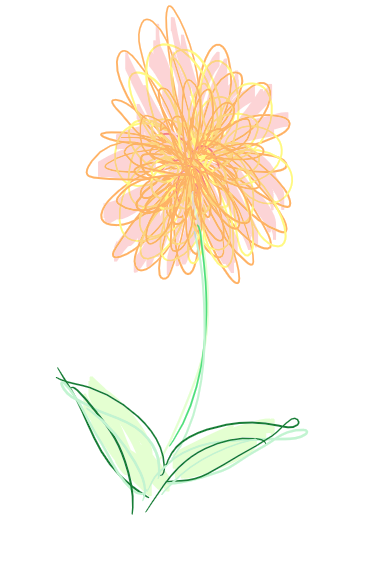
#> input picture image.png, 392 x 568 px
$ jupyter execute fourier.ipynb   (shell and % lines are left out)
#> lines starting #> are read from the running program, lines starting #| are printed output that depends on the picture
# Reference for the Discrete Fourier Transform

$\tilde{X}$ subscript is $k$, $\tilde{x}$ subscript is $n$.

Forward transform:

$$X_k = \sum_{n = 0}^{N-1} x_n \cdot e^{-i\frac{2 \pi}{N} \cdot n \cdot k}$$

Inverse transform:

$$x_k = \frac{1}{N} \sum_{n = 0}^{N-1} X_n \cdot e^{+i\frac{2 \pi}{N} \cdot n \cdot k}$$

# Constituent waves: Reconstructing $\tilde{x}$

Before we can get to 'what is the point?' for the Fourier Transform we
have to hang in there with the nuts and bolts to understand
the Stanford lecture idea that Fourier machinery has two parts:
Analysis and Synthesis. Reconstructing $\tilde{x}$ is about the Synthesis.

The claim is that $\tilde{x}$ can be understood as the sum of
constituent *sine* and constituent
*cosine* waves.
The calculation below demonstrates that this is so.

***Aside 1:*** Notice that we have this identity from our trig days, taking $x$
to be a variable and $\alpha$ to be some constant:

$$\sin(x + \alpha) = \sin x \cdot \cos \alpha + \cos x \cdot \sin \alpha = A \cdot \sin x  + B \cdot \cos x$$.

This can be interpreted 'in retrograde' to mean:
Adding a sine and a cosine together --
weighted properly with $A$ and $B$ -- is equivalent to a single
sine wave shifted by a phase, parameter $\alpha$.

***Aside 2:*** A 'set of constituent waves' is analogous to the linear algebra
concept of basis vectors. A sine wave with some period corresponds
to $\hat{i}$ and a different one, say a shorter-period sine wave,
corresponds to $\hat{j}$.
In applied math: Often $\tilde{x}$ will have dozens or hundreds or thousands of values,
a very large number of dimensions compared to what we are accustomed to with 2-D linear
algebra.

Ok back to business: Reconstructing $\tilde{x}$
from constituent sine and cosine waves.

The height of each of these waves is moderated by a coefficient:
A multiplier to set its amplitude. For example $3 \cdot \sin x$
has an amplitude of 3.
Each constituent wave has its own coefficient. These coefficients
are what is contained in the vector $\tilde{X}$,
the Fourier Transform of $\tilde{x}$.

- $\tilde{X}$ is the *forward* Fourier Transform (FT) of some vector of real numbers $\tilde{x}$.
- $\tilde{x}$ can be reconstructed by applying the *inverse* FT to $\tilde{X}$.
- The *inverse* differs from the *forward* by a leading $\frac{1}{N}$ and by
a $+$ sign in the complex exponential; which makes the imaginative sine
function positive rather than negative. (Very mysterious!)
- For each $x_n$ the reconstruction calculation is $\frac{1}{N}$ times a sum over a $k$ index.
    - This $k$ takes values $0, 1, 2, \dots, N-1$.
    - The argument of the sum is $X_k$ multiplied by $w_{k, n}$.
        - Let's digress for a moment: Here $w$ is
a complex exponential; and as it has two indices it
can be represented as a square $N \times N$ matrix;
a linear transform in the grand scheme of $\tilde{x} = w \tilde{X}$.
    - $w_{k, n} = \cos(\alpha) + i \sin(\alpha)$ where $\alpha = \frac{2 \pi k n}{N}$.
    - As $w_{k, n}$ is a complex number, the calculation is a sum
over $N$ products of two complex numbers $X_k$ and $w_{k, n}$.

So let's take a moment to restate the premise here for the sake of familiarity.

- For any index $n$ the value of the $\tilde{x}$ component $x_n$ is
$1/N$ times a sum of $N$ products
- Let us look more closely to break this *product* down in terms of knowns
    - Picture the graph of the $N$ values of $\tilde{x}$.
        - Each point $x_i$ is a sum of $N$ complex products

The goal of the code is to graph the constituent sine and cosine waves

- Each wave has a characteristic period
- Each wave has a characteristic amplitude
- There are $2 \times N$ such waves: $N$ sines and $N$ cosines
- Their sum is advertised as being equal to $\tilde{x}$.

Skeleton code: The code below is some working Python mixed with
some English. Convert the English to Python and see how it goes.
It presumes there is a forward Discrete Fourier Transform function
**`DFT(x)`** that returns five arguments: **`Xr, Xi, Xd, Xa, N`**.

```
fig, axs = plt.subplots(3, figsize=(10,12))

# Let's design x to be a square wave for starters

nquarter = 20
x = [-.5]*nquarter
x = x + [0.5]*nquarter*2
x = x + [-.5]*nquarter
x.append(-.5)                   # life is simpler if our vector x has odd length

Xr, Xi, Xd, Xa, N = DFT(x)

nWavesToPlot = 3          # start by showing the first 3 sine and cosine waves

sum_wave = [0.]*N         # sum_wave is just what it sounds like... will it look like x?

for k in range(nWavesToPlot):
    initialize two empty lists: to be the next waves
    for n in range(N):
        append a value to list 1     # real part only; ignore the imaginative for now
        append a value to list 2     # real part only; ditto
    plot list 1 on axs[0]
    plot list 2 on axs[1]
    add these waves to sum_wave; here is one way to do this:
    sum_wave = [sum(c) for c in zip(sum_wave, [sum(c) for c in zip(coswave, sinwave)])]

plot sum_wave on axs[2]

fig.show()
```

Later: Verify the reconstructed $\tilde{x}$ has Zeros in its imaginative part.

[cell 1]
from matplotlib import pyplot as plt
from math import pi, sin, cos, sqrt, atan2
from random import randint, random
from numpy import arange
import numpy as np
import matplotlib.image as mpimg
from numpy.fft import fft2, ifft2
from numpy import abs as magnitude

fig,axs=plt.subplots(1,2, figsize=(12, 4))

x = [1, 2, 3, 5, 2, 4, -2, -1]

x = [randint(0,10)-5 for i in range(100)]

x, segment = [], 50

low = -1.
high = 1.
for i in range(segment): x.append(low)
for i in range(2*segment): x.append(high)
for i in range(segment): x.append(low)
x.append(low)   # making N odd results in a cleaner FT

x_rep = x + x + x + x + x + x

axs[0].plot(x)
axs[1].plot(x_rep)
fig.show()

[cell 2]
# should really take xr, xi arguments dontcha know
def ForwardDFT(x):
    N = len(x)
    Xr, Xi, Xd, Xa = [], [], [], []
    for k in range(N):
        Xreal, Ximag = 0., 0.
        for n in range(N):
            arg = (2*pi/N)*k*n
            Xreal += cos(arg)*x[n]
            Ximag -= sin(arg)*x[n]
        Xr.append(Xreal)
        Xi.append(Ximag)
        Xd.append(sqrt(Xreal*Xreal + Ximag*Ximag))
        phase = atan2(Ximag, Xreal)
        if phase > pi:  phase -= 2*pi
        if phase < -pi: phase += 2*pi
        Xa.append(phase)
    return Xr, Xi, Xd, Xa, N

# not tested yet... probably ok
# [18 lines left out: function InverseDFT, not called in this run]

[cell 3]
# this version sums + and - frequency elements together
def PSD(Xr, Xi):
    '''Power Spectral Density'''
    N = len(Xr)
    if not len(Xi) == N: print("uh oh in PSD")
    ps = [Xr[0]**2 + Xi[0]**2]
    for i in range(1, (N+1)//2):
        conj_ix = N - i
        ps.append(Xr[i]**2 + Xi[i]**2 + Xr[conj_ix]**2 + Xi[conj_ix]**2)
    if not N % 2: ps.append(Xr[N//2]**2 + Xi[N//2]**2)
    return ps

[cell 4]
# stack overflow example
from __future__ import division
data = np.random.rand(301) - 0.5
ps = np.abs(np.fft.fft(data))**2
time_step = 1 / 30
freqs = np.fft.fftfreq(data.size, time_step)
idx = np.argsort(freqs)
plt.plot(freqs[idx], ps[idx])

[cell 5]
fig,axs=plt.subplots(5,1,figsize=(10, 20))

Xr, Xi, Xd, Xa, N = ForwardDFT(x)

pc, pcx, refl, reflx = [], [], [], []

for i in range((N-1)//2):

    # both negative and positive sweep directions
    pc.append(Xa[(i+1)])
    pc.append(Xa[N-(i+1)])

    # corresponding indices (become x-coordinates)
    pcx.append(i+1)
    pcx.append(N-(i+1))

    # reflect: uses only the negative sweeps
    #   Each sweep Xn has a phase angle
    #   We predict the corresponding opposite sweep has the negative of this phase
    #   These are called to conjugate phase (predicts the
    refl.append(-Xa[(i+1)])
    reflx.append(N-i-1)

axs[0].scatter(pcx, pc, s=4, marker=',', color='r')
axs[0].scatter(reflx, refl, s=90, facecolors='none', edgecolors='b')
axs[0].plot([0, N-1], [0, 0], color='k')

axs[1].plot(Xd)
axs[2].plot(Xa)
axs[3].plot(Xr)
axs[4].plot(Xi)

axs[0].set(ylabel = 'phase angle',
           title='FT phase (red) compare to predicted conjugate phase (blue circles)')
axs[1].set(ylabel = 'Xk distance', title='X = FT(x) distance')
axs[2].set(ylabel = 'Xk angle',    title='X = FT(x) angle', ylim=(-pi, pi))
axs[3].set(ylabel = 'X real part', title='X real')
axs[4].set(ylabel = 'X imag part', title='X imag')

plt.show()
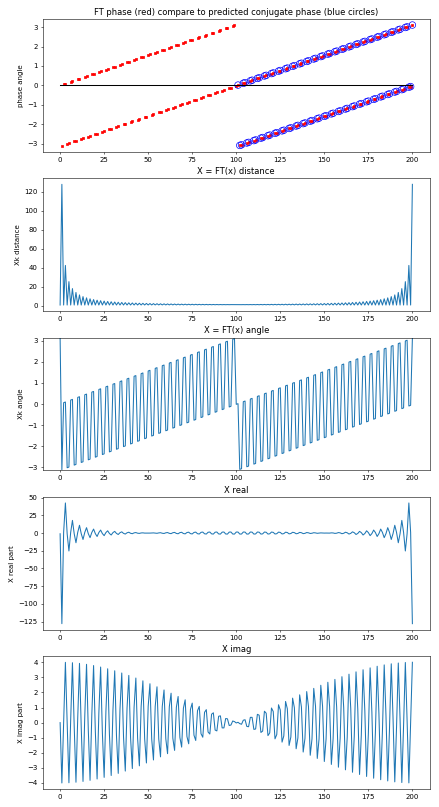
#> figure drawn by matplotlib, 5 panels; panel 2: curve peaks at x = 200, y = 128; panel 3: curve peaks at x = 0, y = 3.14; panel 4: curve peaks at x = 3, y = 42.47; panel 5: curve peaks at x = 200, y = 4

# axs[2][1].plot([-3,-2,-1,0,1],[10,-3,27,-12,5], color='red', marker='v', ms=9)
# axs[2][2].plot([6,5.1,3.9,3.1,1.8,1.2,0.1,-1,-6, -3, -4], color='black', linewidth=4)

## Reconstruct $\tilde{x}$: What is the calculation?

For the real sum of sine and cosine waves we have $N$ values of $X$. Fix the index as $k$.

A particular $n$ corresponds to a point along the x-axis of the sine/cosine wave. Or more
properly the *n-axis*.

For a given $k$ and a given $n$ we are interested in

$$Re \left( \frac{1}{N} \left( (X_{r} + i X_{i})_k \cdot (\cos{\frac{2 \pi n k}{N}} + i sin{\frac{2 \pi n k}{N}}) \right) \right)$$

[cell 6]
fig,axs=plt.subplots(3, figsize=(10, 12))
nWaveforms = 12
nCopies = 3
sumwave = [0.]*N*nCopies
for k in range(nWaveforms):
    Xkr, Xki, coswave, sinwave = Xr[k], Xi[k], [], []
    for n in range(N*nCopies):
        coswave.append((1/N)*Xkr*(cos(2*pi*n*k/N)))
        sinwave.append((1/N)*Xki*(-sin(2*pi*n*k/N)))
    axs[0].plot(coswave, color='r')
    axs[1].plot(sinwave, color='b')
    sumwave = [sum(c) for c in zip(sumwave, [sum(c) for c in zip(coswave, sinwave)])]
axs[2].plot(sumwave, color='k')
fig.show()

# Reconstruct the imaginative part of $\tilde{x}$

What about the $i$ part? The rainbows have spoken; pure imaginative:
$i \cdot \frac{1}{N}(X_r \cdot sin{\frac{2 \pi n k}{N}} + X_i \cdot \cos{\frac{2 \pi n k}{N}})$

[cell 7]
fig,axs=plt.subplots(3, figsize=(10, 12))
nWaveformPairs = 2
waveform_indices = [0]
for i in range(nWaveformPairs):
    waveform_indices.append(i + 1)
    waveform_indices.append(N-1-i)

print("N = ", N)
print("Using these k: ", waveform_indices)

sumwave = [0.]*N
for k in waveform_indices:
    Xkr, Xki, coswave, sinwave = Xr[k], Xi[k], [], []
    for n in range(N):
        sinwave.append((1/N)*Xkr*sin(2*pi*n*k/N))
        coswave.append((1/N)*Xki*cos(2*pi*n*k/N))
    axs[0].plot(coswave, color='r')
    axs[1].plot(sinwave, color='b')
    sumwave = [sum(c) for c in zip(sumwave, [sum(c) for c in zip(coswave, sinwave)])]
axs[2].plot(sumwave, color='k')
axs[2].set(ylim=(-0.0001,0.0001))
fig.show()
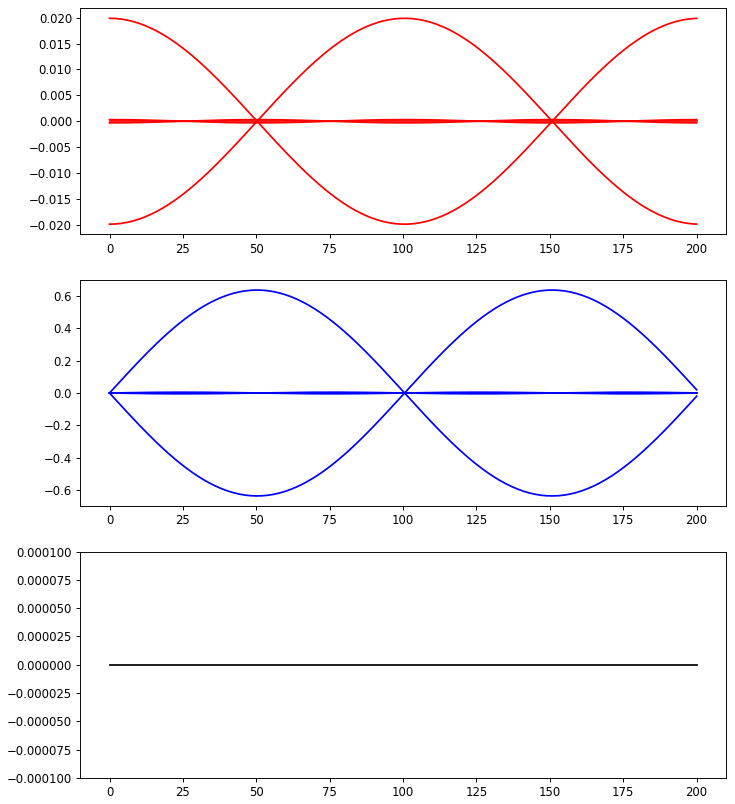
#> figure drawn by matplotlib, 3 panels; panel 1: curve peaks at x = 100, y = 0.0199; panel 1: curve peaks at x = 0, y = 0.0199; panel 2: curve peaks at x = 151, y = 0.636; panel 2: curve peaks at x = 50, y = 0.636

This is supposed to be zero for all $n$ since $\tilde{x}$ is real and this is the reconstructed imaginative part of $\tilde{x}$.

[cell 8]
# task: describe the three functions in this cell

# FourierPlot taks a real vector x; produces a series of plots
#   - x
#   - power spectrum ( FT (x) )
#   - pairs of charts for list nWaveforms = [3, 10, etc up to N]
#       - red cosine waves, blue sine waves
#       - composition from 0, 1, ..., nWaveforms[w]-1
#
# Issue: The reconstruction order is biased in going low - high - low(opposite) order

def FourierPlot(x, nCopies, nWaveforms = [10]):
    nWaveY = (max(x) + min(x))/2
    Xr, Xi, Xd, Xa, N = ForwardDFT(x)                            # from real x > DFT(x)
    nCharts = 1 + 1 + 2*len(nWaveforms)
    fig,axs=plt.subplots(nCharts, figsize=(8, 3*nCharts))
    axs[0].plot(x)
    axs[1].plot(PSD(Xr, Xi))
    for w in range(len(nWaveforms)):
        sumwave = [0.]*N*nCopies
        for k in range(nWaveforms[w]):
            Xkr, Xki, coswave, sinwave = Xr[k], Xi[k], [], []
            for n in range(N*nCopies):
                coswave.append((1/N)*Xkr*(cos(2*pi*n*k/N)))
                sinwave.append((1/N)*Xki*(-sin(2*pi*n*k/N)))
            axs[2 + 2*w].plot(coswave, color='r')
            axs[2 + 2*w].plot(sinwave, color='b')
            sumwave = [sum(c) for c in zip(sumwave, [sum(c) for c in zip(coswave, sinwave)])]
        axs[2 + 2*w + 1].plot(sumwave, color='k')
        axs[2 + 2*w + 1].text(0, nWaveY, str(nWaveforms[w]))
    fig.show()

def Sinewave(n, omega, phi): return [sin(omega*i+phi) for i in range(n)]

def Noise(x, a, b): return([a*random() + b + x[i] for i in range(len(x))])

[cell 9]
x, segment = [], 20

low = -.5
high = .5
for i in range(segment): x.append(low)
for i in range(2*segment): x.append(high)
for i in range(segment): x.append(low)
x.append(low)
nCopies = 5
nWaveforms = [3, 81]                           # 6, 10, 30, 60, 61, 80,
FourierPlot(x, nCopies, nWaveforms)
#> in FourierPlot, `fig.show()`:
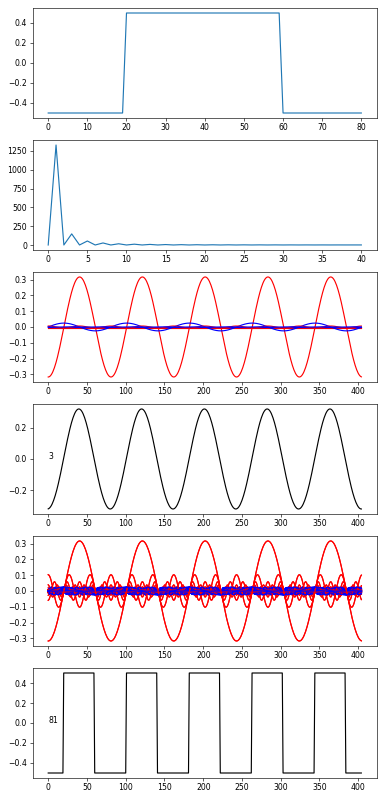
#> figure drawn by matplotlib, 6 panels; panel 1: curve peaks at x = 20, y = 0.5; panel 2: curve peaks at x = 1, y = 1329.7; panel 3: curve peaks at x = 122, y = 0.317; panel 4: curve peaks at x = 120, y = 0.318

[cell 10]
nPts = 201
x = Sinewave(nPts, .1, .47)
nCopies = 2
nWaveforms = [nPts]                           # 6, 10, 30, 60, 61, 80,
FourierPlot(x, nCopies, nWaveforms)
#> call 2 of FourierPlot, with nCopies = 2
#> in FourierPlot (call 2), `fig.show()`:
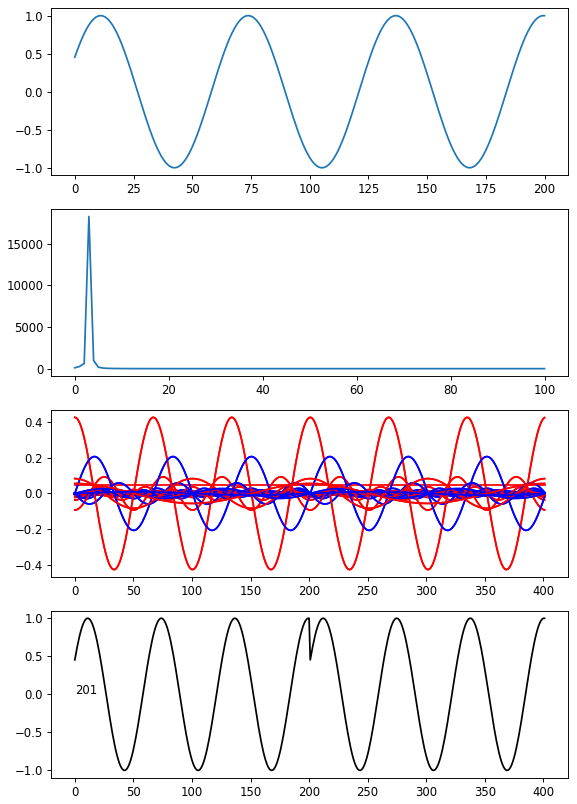
#> figure drawn by matplotlib, 4 panels; panel 1: curve peaks at x = 11, y = 1; panel 2: curve peaks at x = 3, y = 18285.4; panel 3: curve peaks at x = 0, y = 0.056; panel 4: curve peaks at x = 11, y = 1

[cell 11]
# task: Suppose your friend Caprice claims that the Fourier Transform is a linear function.

n = 401

freqs = [1.9, .6, .2]
x = [0.]*n
for i in range(len(freqs)):
    s = Sinewave(n, freqs[i], random())
    x = [sum(c) for c in zip(x, s)]

y = Noise([0.]*n, 8, -4)
z = [sum(c) for c in zip(x, y)]


FourierPlot(x, 1, [])
#> call 3 of FourierPlot, with nCopies = 1
#> in FourierPlot (call 3), `fig.show()`:
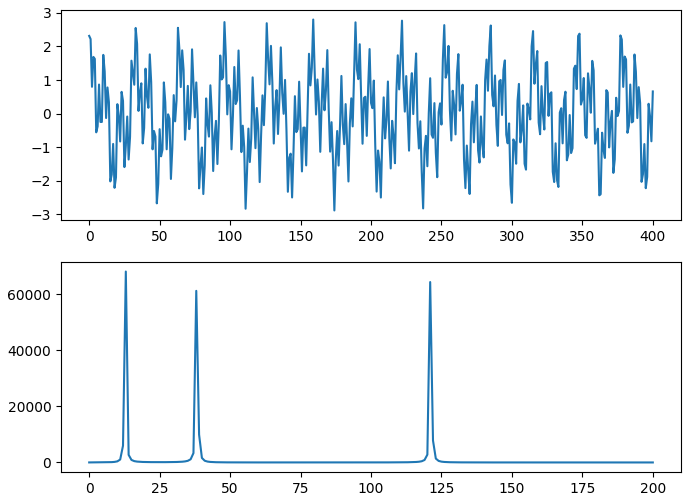
#> figure drawn by matplotlib, 2 panels; panel 1: curve peaks at x = 159, y = 2.8; panel 2: curve peaks at x = 13, y = 68054.5
FourierPlot(y, 1, [])
#> call 4 of FourierPlot, with nCopies = 1
#> in FourierPlot (call 4), `fig.show()`:
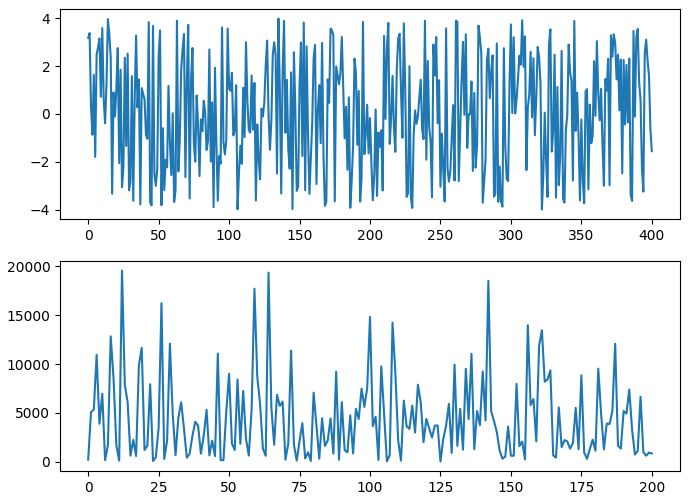
#> figure drawn by matplotlib, 2 panels; panel 1: curve peaks at x = 135, y = 4; panel 2: curve peaks at x = 12, y = 19549.9
FourierPlot(z, 1, [])
#> in FourierPlot (call 5), `fig.show()`:
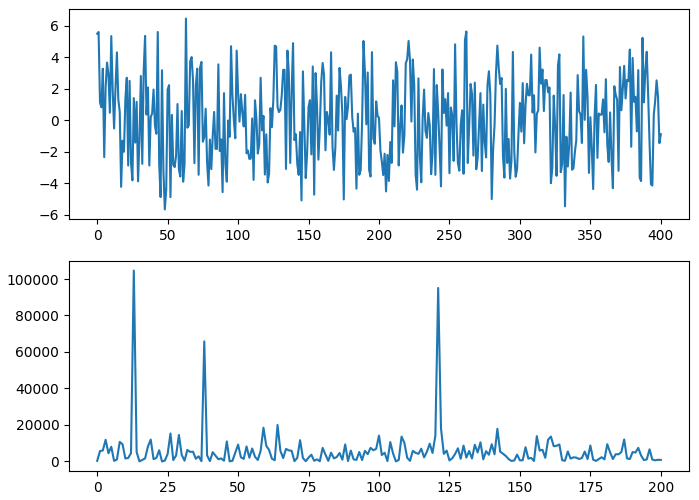
#> figure drawn by matplotlib, 2 panels; panel 1: curve peaks at x = 63, y = 6.46; panel 2: curve peaks at x = 13, y = 104633.8

LTI...

[cell 12]
# What is your opinion of Caprice's claim?

xXr, xXi, xXa, xXp, N = ForwardDFT(x)
yXr, yXi, yXa, yXp, N = ForwardDFT(y)
zXr, zXi, zXa, zXp, N = ForwardDFT(z)

xp = PSD(xXr, xXi)
yp = PSD(yXr, yXi)
xp_add_yp = [sum(c) for c in zip(xp, yp)]
zp = PSD(zXr, zXi)
zp_shift = [z+15000. for z in zp]


fig,axs=plt.subplots(4, figsize=(12,10))
axs[0].plot(zp, color='r')
axs[1].plot(xp, color='k')
axs[2].plot(yp, color='b')
axs[3].plot(xp_add_yp, color='cyan')
axs[3].plot(zp_shift, color='k')
for i in range(4): axs[i].set(ylim=(0,120000))
axs[0].text(0, 100000, 'Power spectrum (Sines + Noise)')
axs[1].text(0, 100000, 'Power spectrum for Sines')
axs[2].text(0, 100000, 'Power spectrum for Noise')
axs[3].text(0, 100000, 'cyan: P(Sines) + P(Noise), black: top plot shifted for comparison ')
fig.show()
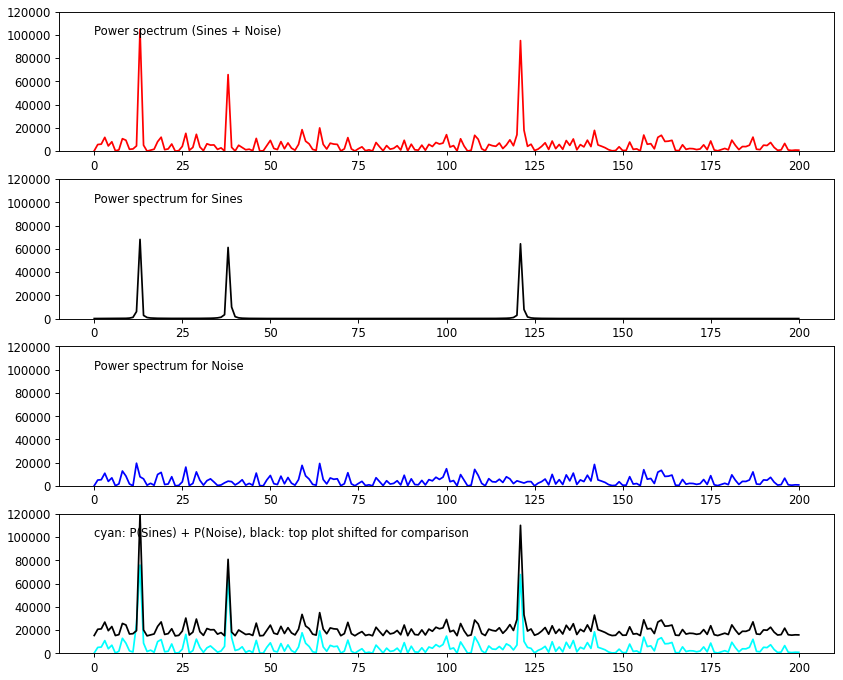
#> figure drawn by matplotlib, 4 panels; panel 1: curve peaks at x = 13, y = 104633.8; panel 2: curve peaks at x = 13, y = 68054.5; panel 3: curve peaks at x = 12, y = 19549.9; panel 4: curve peaks at x = 13, y = 75932

[cell 13]
def rgb2gray(rgb):
    return np.dot(rgb[...,:3], [0.2989, 0.5870, 0.1140])

img = mpimg.imread('./image.png')
#> img is the input picture: shape (568, 392, 3) float32; mean R, G, B 0.986, 0.969, 0.934
img = rgb2gray(img)
#> in rgb2gray, `return np.dot(rgb[...,:3], [0.2989, 0.5870, 0.1140])`:
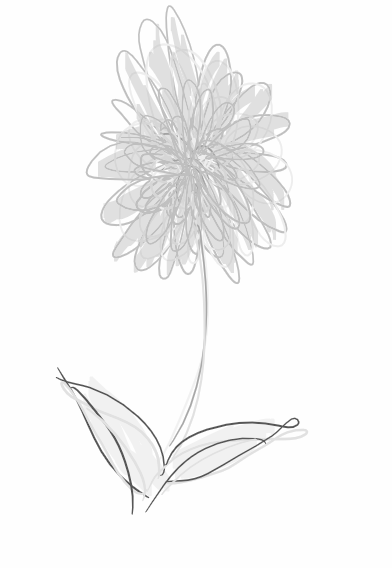
#> returned value: shape (568, 392) float64; min 0.339, max 1, mean 0.97
plt.imshow(img, cmap=plt.get_cmap('gray'), vmin=0, vmax=1)
fig.show()

[cell 14]
f = magnitude(fft2(img))
plt.imshow(f, cmap=plt.get_cmap('gray'), vmin=0, vmax=30)

[cell 15]
f = magnitude(ifft2(fft2(img)))
plt.imshow(f, cmap=plt.get_cmap('gray'), vmin=0, vmax=1)

[cell 16]
ft = magnitude(fft2(img))
ft_center = ft.copy()
h = len(ft)
#> h = 568
w = len(ft[0])
#> w = 392

def map(i, j, w, h):
    w2 = w // 2
    h2 = h // 2
    w2p = w2 if not w % 2 else w2 + 1
    h2p = h2 if not h % 2 else h2 + 1
    if i < h2p: k = i + h2
    else: k = i - h2p
    if j < w2p: l = j + w2
    else: l = j - w2p
    return k, l

for i in range(h):
    for j in range(w):
        k, l = map(i, j, w, h)
        ft_center[i][j] = ft[k][l]
#> this loop made 568 passes

plt.imshow(ft_center, cmap=plt.get_cmap('gray'), vmin=0, vmax=100)
